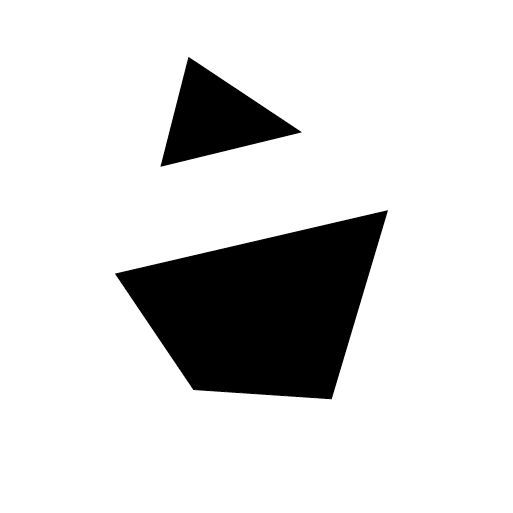
%> input picture ex4/attachments/shapes.png, 513 x 513 px
$ octave test_5.m   (GNU Octave 9; MATLAB toolbox functions it lacks are replaced by stand-ins)
%> lines starting %> are read from the running program, lines starting %| are printed output that depends on the picture; in (x1, y1, x2, y2) boxes, pixels count from 0 and x2, y2 are one past the last pixel; in counts of white or black regions, pixels touching at a corner belong together; the program's own positions count from 1
### ex4/pnt.m
%Function to calculate the edged image. This function returns
%the points argument for the points_of_line function.
function points = pnt(image)
    edgeIm = edge(image,'canny');
    [y,x] = find(edgeIm);
    pts = [ ];
    pts = [pts x];
    pts = [pts y];

    %Append a column of ones.
    row_size = size(pts, 1);
    ones_col = ones(1, row_size);
    ones_col = ones_col.';
    points = [pts ones_col];
end

### ex4/hough.m
function h = hough(im, Thresh , nrho , ntheta)
% HOUGH
%
% Function  takes a grey  scale  image , constructs  an edge  map by  applying
% the  Canny  detector , and  then  constructs a Hough  transform  for  finding
% lines in the  image.
%
% Usage:   h = hough(im , Thresh , nrho , ntheta)
%
% arguments:
%               im      - The  grey  scale  image to be  transformed
%               Thresh  - A 2d-vector  giving  the  upper  and  lower
%                         hysteresis  threshold  values  for  edge()
%               nrho    - Number  of  quantised  levels  of rho to use
%               ntheta  - Number  of  quantised  levels  of  theta to use
%
% returns;
%               h       - The  Hough  transform
% ...
[width, height] = size(im);
rhomax = sqrt(width^2 + height^2);        % The  maximum  possible  value  of rho.
drho = 2*rhomax /(nrho -1);             % The  increment  in rho  between  successive
                                        % entries  in the  accumulator  matrix.
                                        % Remember  we go  between +-rhomax.

dtheta = pi/ntheta;                     % The  increment  in theta  between  entries.
thetas = [0: dtheta :(pi-dtheta )];     % Array  of theta  values  across  the
                                        % accumulator  matrix.

accum = zeros(nrho, ntheta);

edgeIm = edge(im, 'canny', Thresh);

[Yidx, Xidx] = find(edgeIm);

for yx = [Yidx';Xidx']
    for theta=thetas
          rho = yx(2)*sin(theta) - yx(1)*cos(theta);

          % To  convert a value of rho or  theta
          % to its  appropriate  index in the  array  use:
          rhoIndex = round(rho/drho + nrho/2);
          thetaIndex = round(theta/dtheta + 1);
          % increment accum index
          accum(rhoIndex, thetaIndex) = accum(rhoIndex, thetaIndex) + 1;
    end
end

h = accum;


end

### ex4/houghlines.m
function [lines] = houghlines(im, h, thresh)
% HOUGHLINES
%
% Function  takes an  image  and its  Hough  transform , finds  the
% significant  lines  and  draws  them  over  the  image
%
% Usage:   houghlines(im , h, thresh)
%
% arguments:
%           im      - The  original  image
%           h       - Its  Hough  Transform
%           thresh  - The  threshold  level to use in the  Hough  Transform
%                      to  decide  whether  an edge is  significant
[imRows, imCols] = size(im);
[nrhos, nthetas] = size(h);

% recalc rhomax,drho,dtheta
rhomax = sqrt(imRows^2 + imCols^2);
drho = 2*rhomax /(nrhos -1);
dtheta = pi/nthetas;

threshValue = thresh*max(h(:));

% create regions
Hcopy = h;
Hcopy(Hcopy<threshValue) = 0;
[bwl, nregions] = bwlabel(Hcopy);

lines = zeros(nregions, 3);

for n = 1:nregions
    mask = bwl == n;      % Form a mask  for  each  region.
    region = mask .* h;   % Point -wise  multiply  mask by Hough  Transform
                          % to give  you an  image  with  just  one  region  of
                          % the  Hough  Transform
    [~, Idx] = max(region(:));
    [rhoIdx, thetaIdx] = ind2sub(size(h),Idx); % get coordinates for maximum

    rho = drho*(-nrhos/2 + rhoIdx); % convert to rho/theta values
    theta = dtheta*(thetaIdx-1);
    [x1, y1, x2, y2] = thetarho2endpoints(theta, rho, imRows, imCols);
    lines(n,:) = [x2-x1 y2-y1 1];


hold off

end
end

### ex4/thetarho2endpoints.m
function [x1, y1, x2, y2] = thetarho2endpoints(theta, rho, rows, cols)
% calculation for horizontal lines
x1 = 0;
y1 = (x1*sin(theta) - rho)/cos(theta);

x2 = cols;
y2 = (x2*sin(theta) - rho)/cos(theta);

% calculation for vertical lines
if abs(y2 -y1) > cols
    y1 = 0;
    x1 = (y1*cos(theta) + rho)/sin(theta);

    y2 = rows;
    x2 = (y2*cos(theta) + rho)/sin(theta);
end


line([x1 x2], [y1 y2], 'LineWidth', 2);

end

### ex4/points_of_line.m
%Function calculates the distance from points to the houghline.
%If distance is smaller than epsilon, then that point is appended
%to the pts list, which gets returned at the end.
function [pts] = points_of_line(points, line, epsilon)
pts = [ ];
for point = points.'
    distance = dot(line, point);
    if distance < epsilon
        point = point.';
        pts = [pts; point];
    end
end
end


### ex4/line_through_points.m
%Function calculates the optimal line for the points given
%as argument.
function l = line_through_points(points)

%Calculate the mean.
centroid_x = mean(points(:,1));
centroid_y = mean(points(:,2));

%Calculate the Covariance and the direction.
C = cov(points);
u = eig(C);

%These are two points on the line.
c = [centroid_x; centroid_y; 1];
point1 = c;
point2 = c+u;

l = cross(point1, point2);

end

### ex4/test_5.m
%Run 'test_5' in the command line to run the functions
%points_of_line, pnt, and line_through_points. One line is
%selected from the output of the houghlines.

%Read image
addpath('attachments');
im = imread('shapes.png');
%> im is the input picture: size 513x513x3 uint8; mean R, G, B 217.2, 217.2, 217.2
im = rgb2gray(im);
%> im: size 513x513 uint8
figure(1);
imshow(im);
hold on

%Calculate the points.
pt = pnt(im);
%> in pnt, `edgeIm = edge(image,'canny');`:
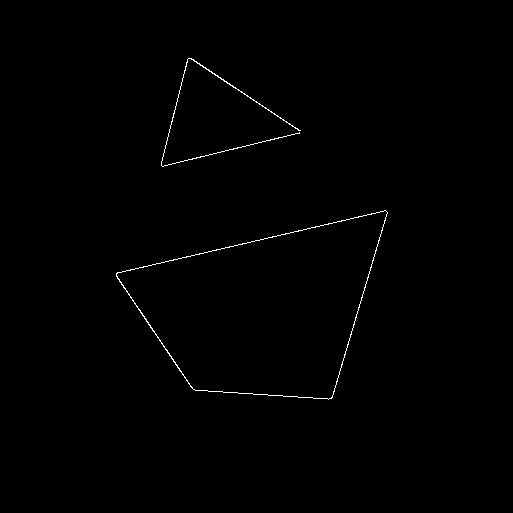
%> edgeIm: size 513x513 logical; 0.47% white in thin lines or dots, all inside (x1, y1, x2, y2) = (116, 58, 388, 400)
%> in pnt, `[y,x] = find(edgeIm);`: y = 1230 values from 59 to 400; x = 1230 values from 117 to 388
%> in pnt, `pts = [pts y];`: pts = 1230 rows, first 12: [117 274; 117 275; 117 276; 117 277; 118 273; 118 274; 118 277; 118 278; 118 279; 119 273; 119 279; 119 280]
%> in pnt, `row_size = size(pts, 1);`: row_size = 1230
%> in pnt, `ones_col = ones_col.';`: ones_col = 1230 values from 1 to 1
%> in pnt, `points = [pts ones_col];`: points = 1230 rows, first 12: [117 274 1; 117 275 1; 117 276 1; 117 277 1; 118 273 1; 118 274 1; 118 277 1; 118 278 1; 118 279 1; 119 273 1; 119 279 1; 119 280 1]
%> pt has the same summary as points in pnt

%Calculate the houghline.
h = hough(im, 0.8, 90, 90);
%> in hough, `[Yidx, Xidx] = find(edgeIm);`: Yidx = 1230 values from 59 to 400; Xidx = 1230 values from 117 to 388
%> the loop in hough, `for yx = [Yidx';Xidx']` made 1230 passes
%> yx on passes 1 to 3: [274; 117], [275; 117], [276; 117]
%> after the loop in hough, `for yx = [Yidx';Xidx']`:
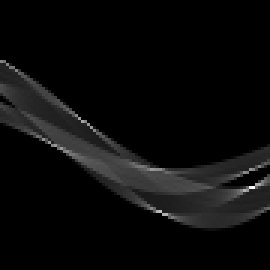
%> accum: size 90x90 double (shown 3 times larger); min 0, max 315, mean 13.7; drawn with min black and max white
lines = houghlines(im, h, 0.58);
%> in houghlines, `threshValue = thresh*max(h(:));`: threshValue = 182.7
%> in houghlines, `[bwl, nregions] = bwlabel(Hcopy);`: bwl: size 90x90 double; 10 distinct labels, from 0 to 9
%> in houghlines, `[bwl, nregions] = bwlabel(Hcopy);`: nregions = 9
%> the loop in houghlines, `for n = 1:nregions` made 9 passes
%> (Idx, rhoIdx, thetaIdx, rho, theta, x1, y1, x2) on passes 1 to 9: (1488, 48, 17, 48.91, 0.559, 0, -57.67, 513), (1669, 49, 19, 65.21, 0.628, 0, -80.61, 513), (1850, 50, 21, 81.52, 0.698, 0, -106.4, 513), (2471, 41, 28, -65.21, 0.942, -80.61, 0, 292.1), (2743, 43, 31, -32.61, 1.05, -37.65, 0, 258.5), (4557, 57, 51, 195.6, 1.75, 198.7, 0, 108.2), (4841, 71, 54, 423.9, 1.85, 441, 0, 293.9), (7623, 63, 85, 293.5, 2.93, 0, 300, 513), (7527, 57, 84, 195.6, 2.9, 0, 201.6, 513)
%> pass 1, in houghlines, `mask = bwl == n;`:
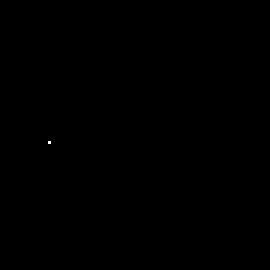
%> mask: size 90x90 logical (shown 3 times larger); 0.01% white in thin lines or dots, all inside (x1, y1, x2, y2) = (16, 47, 17, 48)
%> after the loop in houghlines, `for n = 1:nregions`: lines = [513 320.6 1; 513 372.7 1; 513 430.5 1; 372.7 513 1; 296.2 513 1; -90.46 513 1; -147.1 513 1; 513 -109 1; 513 -127.9 1]
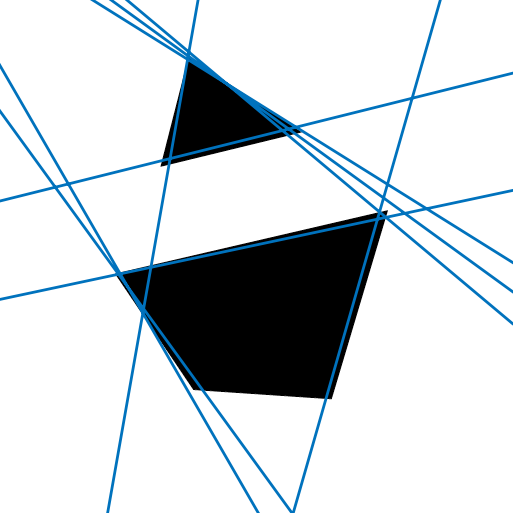
%> figure redrawn from the program's plot data
line = lines(1,:);
%> line = [513 320.6 1]

%Calculate the line for the points (pt).
pts = points_of_line(pt, line, 7000);
%> the loop in points_of_line, `for point = points.'` made 1230 passes
%> (point, distance) on passes 1 to 3: ([117; 274; 1], 147854.9), ([117; 275; 1], 148175.4), ([117; 276; 1], 148496)
%> pts = []
line_through_points(pts)
%> the run ends on the next line
